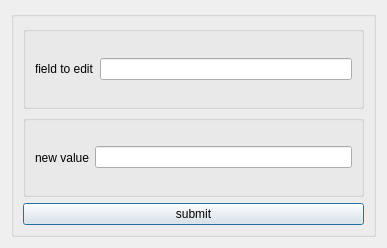
<?xml version="1.0" encoding="UTF-8"?>
<ui version="4.0">
 <class>updateButton</class>
 <widget class="QDialog" name="updateButton">
  <property name="geometry">
   <rect>
    <x>0</x>
    <y>0</y>
    <width>387</width>
    <height>248</height>
   </rect>
  </property>
  <property name="windowTitle">
   <string>Dialog</string>
  </property>
  <layout class="QVBoxLayout" name="verticalLayout">
   <item>
    <widget class="QGroupBox" name="groupBox">
     <property name="title">
      <string/>
     </property>
     <layout class="QVBoxLayout" name="verticalLayout_2">
      <item>
       <widget class="QGroupBox" name="groupBox_2">
        <property name="title">
         <string/>
        </property>
        <layout class="QHBoxLayout" name="horizontalLayout">
         <item>
          <widget class="QLabel" name="label">
           <property name="text">
            <string>field to edit</string>
           </property>
          </widget>
         </item>
         <item>
          <widget class="QLineEdit" name="fieldToEdit"/>
         </item>
        </layout>
       </widget>
      </item>
      <item>
       <widget class="QGroupBox" name="groupBox_3">
        <property name="title">
         <string/>
        </property>
        <layout class="QHBoxLayout" name="horizontalLayout_2">
         <item>
          <widget class="QLabel" name="label_2">
           <property name="text">
            <string>new value</string>
           </property>
          </widget>
         </item>
         <item>
          <widget class="QLineEdit" name="newValue"/>
         </item>
        </layout>
       </widget>
      </item>
      <item>
       <widget class="QPushButton" name="submit">
        <property name="text">
         <string>submit</string>
        </property>
       </widget>
      </item>
     </layout>
    </widget>
   </item>
  </layout>
 </widget>
 <resources/>
 <connections/>
</ui>
